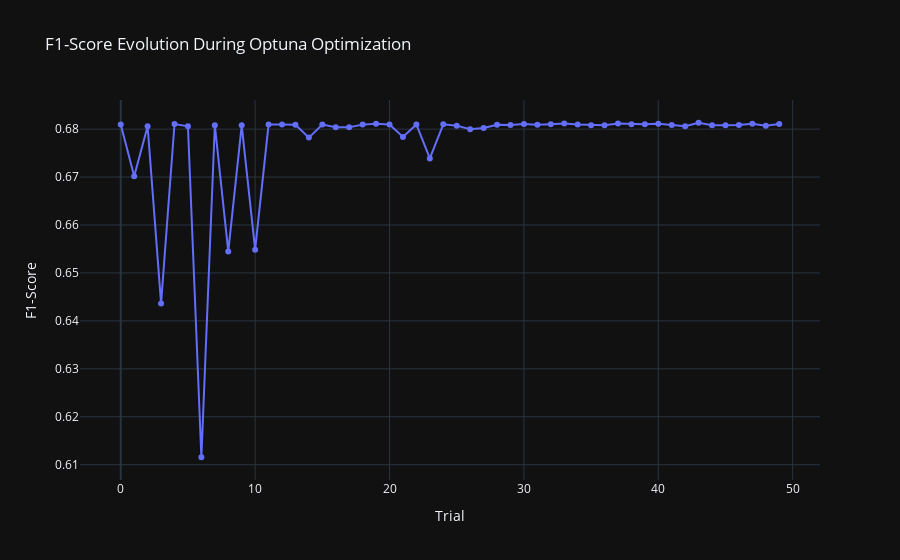

This figure's notebook cell:
### Code cell
visualizations['f1_score_evolution']

### Figure 1 — Plotly figure (JSON) as saved in the notebook; plotly's stock layout.template omitted (floating-point values rounded to 4 significant figures)
{"data": [{"mode": "lines+markers", "name": "F1-score", "type": "scatter", "x": [0, 1, 2, 3, 4, 5, 6, 7, 8, 9, 10, 11, 12, 13, 14, 15, 16, 17, 18, 19, 20, 21, 22, 23, 24, 25, 26, 27, 28, 29, 30, 31, 32, 33, 34, 35, 36, 37, 38, 39, 40, 41, 42, 43, 44, 45, 46, 47, 48, 49], "y": [0.6809, 0.6702, 0.6806, 0.6437, 0.6811, 0.6806, 0.6116, 0.6808, 0.6545, 0.6808, 0.6549, 0.6809, 0.6809, 0.6809, 0.6782, 0.6809, 0.6804, 0.6804, 0.6809, 0.6811, 0.6809, 0.6784, 0.681, 0.6739, 0.681, 0.6807, 0.68, 0.6802, 0.6809, 0.6809, 0.6811, 0.6809, 0.681, 0.6812, 0.681, 0.6808, 0.6808, 0.6812, 0.681, 0.681, 0.6811, 0.6808, 0.6806, 0.6813, 0.6808, 0.6808, 0.6809, 0.6811, 0.6807, 0.681]}], "layout": {"title": {"text": "F1-Score Evolution During Optuna Optimization"}, "xaxis": {"title": {"text": "Trial"}}, "yaxis": {"title": {"text": "F1-Score"}}}}
